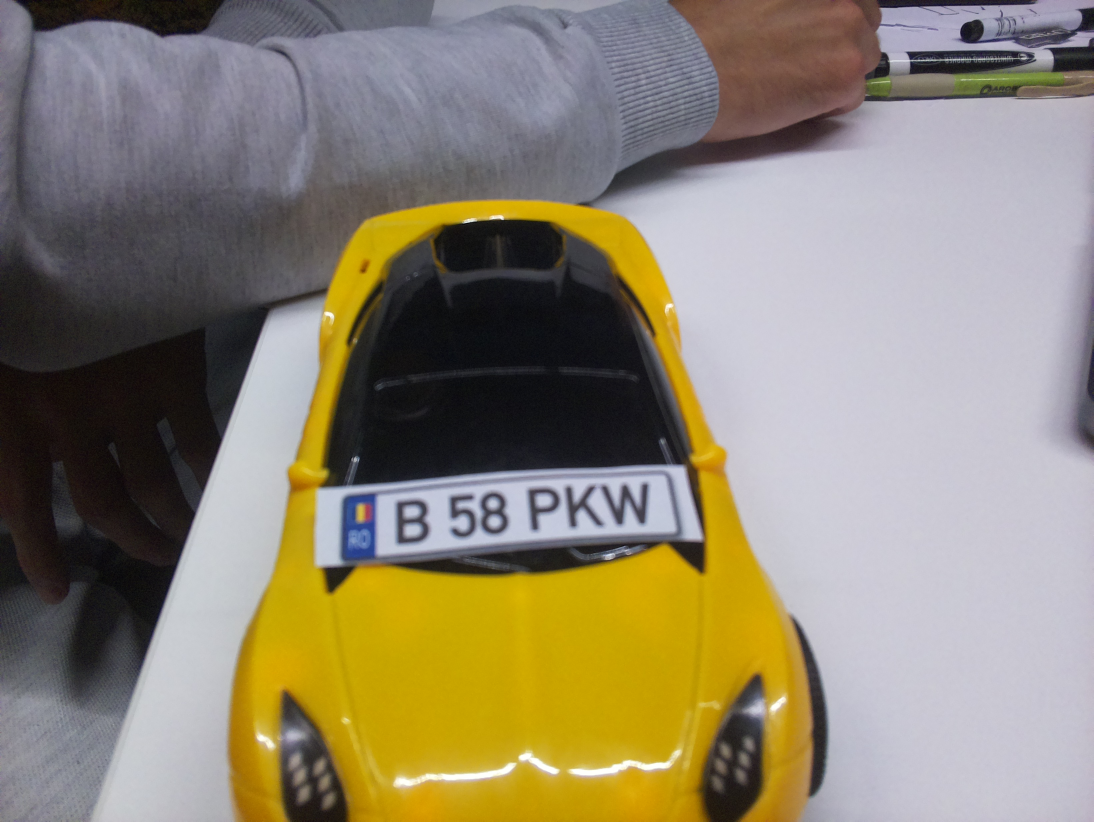
#> input picture B58PKW.jpg, 3280 x 2464 px (shown at 1/3 size)
$ python main.py
#> lines starting #> are read from the running program, lines starting #| are printed output that depends on the picture; after the words box and inside, x2 and y2 are one past the last pixel; in counts of white or black regions, pixels touching at a corner belong together
### carLicensePlateRecognition.py
import cv2
import imutils
import numpy as np
import pytesseract
from PIL import Image

from Lab_01 import check_license_plate #carLicense validation functions

def order_points(pts):
    rect = np.zeros((4, 2), dtype="float32")
    s = pts.sum(axis=1)
    rect[0] = pts[np.argmin(s)]     # top-left
    rect[2] = pts[np.argmax(s)]     # bottom-right
    diff = np.diff(pts, axis=1)
    rect[1] = pts[np.argmin(diff)]  # top-right
    rect[3] = pts[np.argmax(diff)]  # bottom-left
    return rect

def four_point_transform(image, pts):
    rect = order_points(pts)
    (tl, tr, br, bl) = rect

    widthA = np.linalg.norm(br - bl)
    widthB = np.linalg.norm(tr - tl)
    heightA = np.linalg.norm(tr - br)
    heightB = np.linalg.norm(tl - bl)

    maxWidth = max(int(widthA), int(widthB))
    maxHeight = max(int(heightA), int(heightB))

    dst = np.array([
        [0, 0],
        [maxWidth - 1, 0],
        [maxWidth - 1, maxHeight - 1],
        [0, maxHeight - 1]
    ], dtype="float32")

    M = cv2.getPerspectiveTransform(rect, dst)
    warped = cv2.warpPerspective(image, M, (maxWidth, maxHeight))
    return warped

def plateRecognition():
    img = cv2.imread('B58PKW.jpg') #! Aici trebuie cumva sa luam pozele in mod dinamic
#> img is the input picture: shape (2464, 3280, 3); mean B, G, R 113.3, 132.8, 141.3
    if img is None:
        print("Eroare: imaginea nu a fost gasita.")
        exit()

    img = cv2.resize(img, (620, 480))
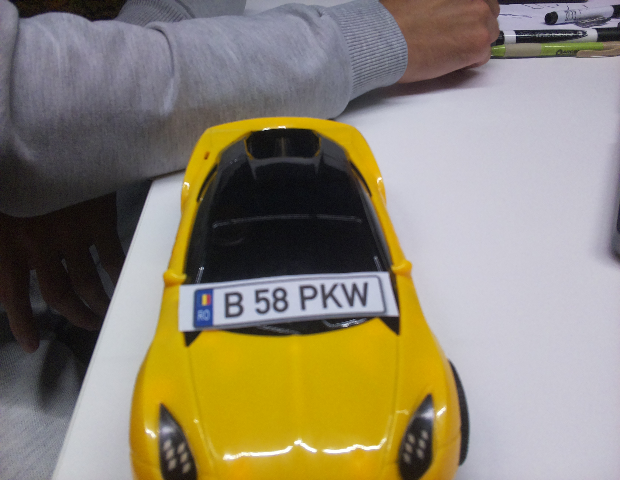
#> img: shape (480, 620, 3); mean B, G, R 113.2, 132.7, 141.2
    gray = cv2.cvtColor(img, cv2.COLOR_BGR2GRAY)
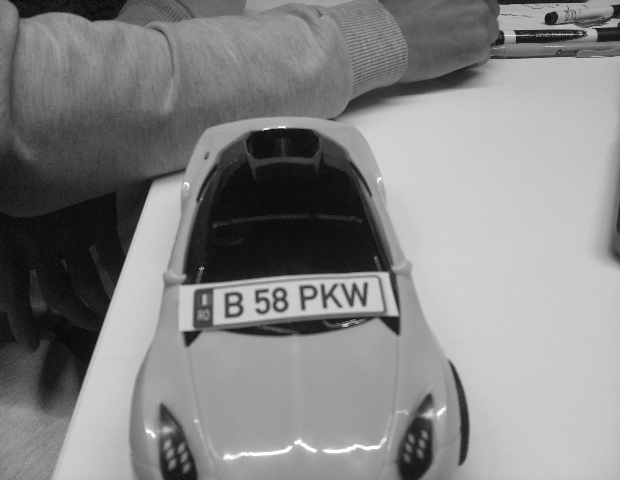
#> gray: shape (480, 620); min 5, max 255, mean 133
    gray = cv2.bilateralFilter(gray, 11, 17, 17)

    # cv2.imshow("gray", gray)
    # cv2.waitKey(0)

    edged = cv2.Canny(gray, 30, 200)
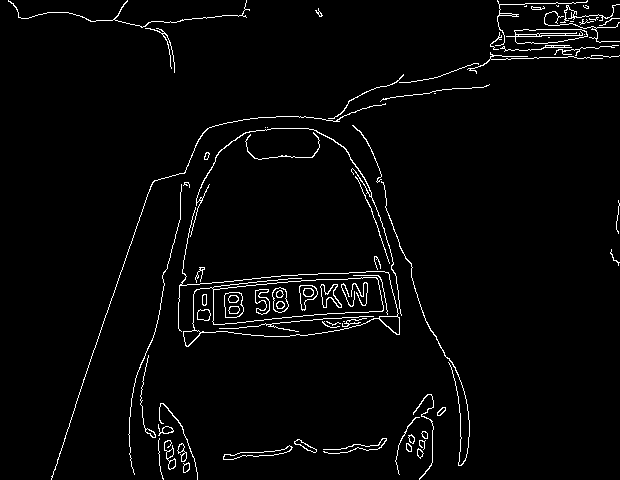
#> edged: shape (480, 620); 2.8% white in thin lines or dots
    # cv2.imshow("edged", edged)
    # cv2.waitKey(0)

    # Detectare contururi
    cnts = cv2.findContours(edged.copy(), cv2.RETR_TREE, cv2.CHAIN_APPROX_SIMPLE)
#> cnts = 128 contours, 54 with area under 20; largest, box (x1, y1, x2, y2) and area: (178, 207, 400, 347) 6290, (212, 277, 384, 325) 5856, (506, 29, 588, 44) 839, (514, 29, 588, 44) 726, (224, 292, 244, 318) 420
    cnts = imutils.grab_contours(cnts)
    cnts = sorted(cnts, key=cv2.contourArea, reverse=True)[:10]
#> cnts = 10 contours; largest, box (x1, y1, x2, y2) and area: (178, 207, 400, 347) 6290, (212, 277, 384, 325) 5856, (506, 29, 588, 44) 839, (514, 29, 588, 44) 726, (224, 292, 244, 318) 420
    screenCnt = None

    for c in cnts:
        peri = cv2.arcLength(c, True)
        approx = cv2.approxPolyDP(c, 0.018 * peri, True)
        if len(approx) == 4:
            screenCnt = approx
            break
#> this loop made 2 passes
#> (peri, screenCnt) on pass 2: (414, [[383, 305], [212, 321], [214, 289], [375, 277]])
#> peri on pass 1: 2025.1

    if screenCnt is None:
        print("No contour detected.")
        exit()

    cv2.drawContours(img, [screenCnt], -1, (0, 255, 0), 3)
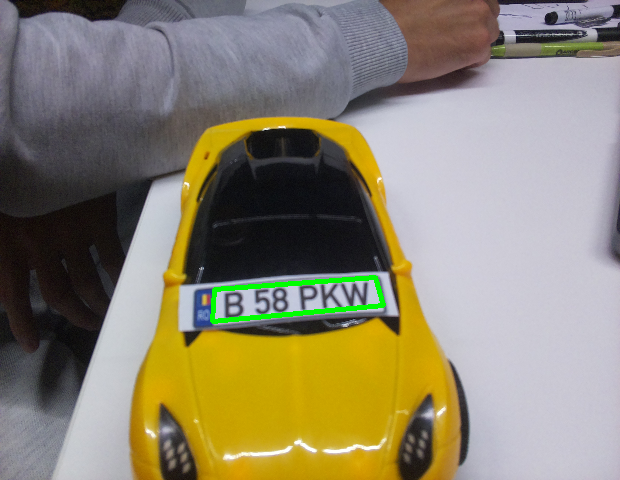
#> img: shape (480, 620, 3); 0.66% of pixels changed, all inside (x1, y1, x2, y2) = (210, 275, 386, 324)

    # cv2.imshow("Contours", img)
    # cv2.waitKey(0)

    # Corectare perspectiva
    warped = four_point_transform(img, screenCnt.reshape(4, 2))
#> in order_points, `s = pts.sum(axis=1)`: s = [688, 533, 503, 652]
#> in order_points, `diff = np.diff(pts, axis=1)`: diff = [-78, 109, 75, -98]
#> in four_point_transform, `rect = order_points(pts)`: rect = [[214, 289], [375, 277], [383, 305], [212, 321]]
#> in four_point_transform, `(tl, tr, br, bl) = rect`: tl = [214, 289]; tr = [375, 277]; br = [383, 305]; bl = [212, 321]
#> in four_point_transform, `widthA = np.linalg.norm(br - bl)`: widthA = 171.7
#> in four_point_transform, `widthB = np.linalg.norm(tr - tl)`: widthB = 161.4
#> in four_point_transform, `heightA = np.linalg.norm(tr - br)`: heightA = 29.12
#> in four_point_transform, `heightB = np.linalg.norm(tl - bl)`: heightB = 32.06
#> in four_point_transform, `maxWidth = max(int(widthA), int(widthB))`: maxWidth = 171
#> in four_point_transform, `maxHeight = max(int(heightA), int(heightB))`: maxHeight = 32
#> in four_point_transform, `dst = np.array([ [0, 0], [maxWidth - 1, 0], [maxWidth - 1, maxHeight -..`: dst = [[0, 0], [170, 0], [170, 31], [0, 31]]
#> in four_point_transform, `M = cv2.getPerspectiveTransform(rect, dst)`: M = [[1.95, 0.122, -453.4], [0.158, 2.12, -645.9], [-0.000902, 0.00426, 1]]
#> in four_point_transform, `warped = cv2.warpPerspective(image, M, (maxWidth, maxHeight))`:
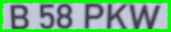
#> warped: shape (32, 171, 3); mean B, G, R 132.3, 174.8, 116.1

    # Preprocesare pentru OCR
    gray_plate = cv2.cvtColor(warped, cv2.COLOR_BGR2GRAY)
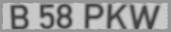
#> gray_plate: shape (32, 171); min 63, max 204, mean 152.5
    _, plate_thresh = cv2.threshold(gray_plate, 0, 255, cv2.THRESH_BINARY + cv2.THRESH_OTSU)
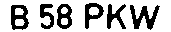
#> plate_thresh: shape (32, 171); 72.7% white; 6 black regions, box (x1, y1, x2, y2) and area: (130, 5, 160, 30) 337, (11, 5, 29, 30) 272, (57, 4, 72, 29) 233, (107, 4, 126, 29) 229, (85, 3, 104, 29) 228, (40, 4, 54, 29) 196

    # OCR
    config = '--psm 8'
#> (the run stopped early here; a loop or call above may not have finished)

$ run again, with photo.jpg copied over B58PKW.jpg
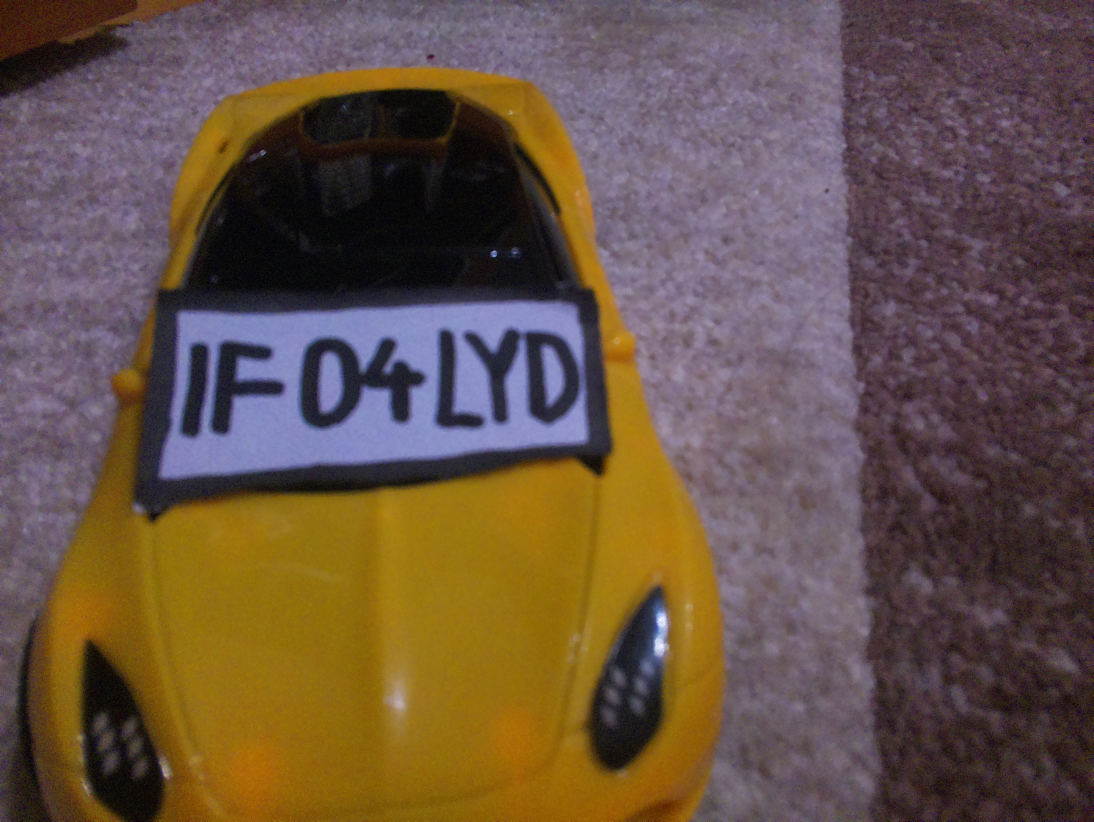
#> input picture photo.jpg, 3280 x 2464 px (shown at 1/3 size)
#> in plateRecognition, img is the input picture: shape (2464, 3280, 3); mean B, G, R 69.9, 83, 103
#> in plateRecognition, `edged = cv2.Canny(gray, 30, 200)`:
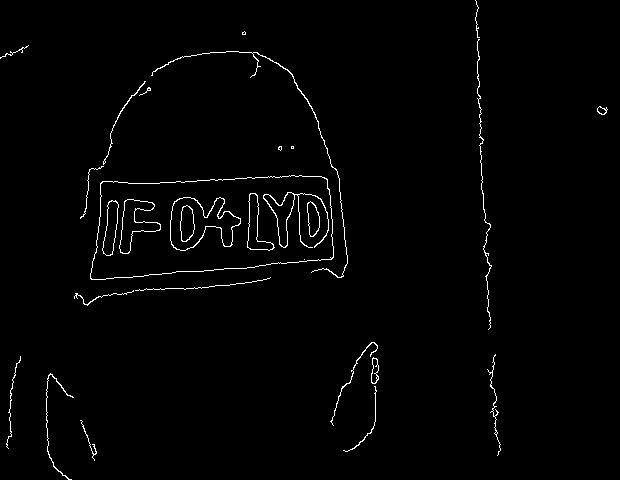
#> edged: shape (480, 620); 1.4% white in thin lines or dots
#> in plateRecognition, `cnts = cv2.findContours(edged.copy(), cv2.RETR_TREE, cv2.CHAIN_APPROX_..`: cnts = 47 contours, 21 with area under 20; largest, box (x1, y1, x2, y2) and area: (90, 175, 334, 280) 20988, (90, 175, 334, 280) 20974, (170, 197, 241, 251) 2284, (170, 197, 241, 251) 2218, (119, 199, 161, 254) 966
#> in plateRecognition, `cnts = sorted(cnts, key=cv2.contourArea, reverse=True)[:10]`: cnts = 10 contours; largest, box (x1, y1, x2, y2) and area: (90, 175, 334, 280) 20988, (90, 175, 334, 280) 20974, (170, 197, 241, 251) 2284, (170, 197, 241, 251) 2218, (119, 199, 161, 254) 966
#> the loop in plateRecognition, `for c in cnts:` made 1 pass
#> (peri, screenCnt) on pass 1: (680.7, [[327, 179], [102, 181], [90, 278], [331, 259]])
#> s = [506, 283, 368, 590]
#> diff = [-148, 79, 188, -72]
#> rect = [[102, 181], [327, 179], [331, 259], [90, 278]]
#> tl = [102, 181]; tr = [327, 179]; br = [331, 259]; bl = [90, 278]
#> widthA = 241.7
#> widthB = 225
#> heightA = 80.1
#> heightB = 97.74
#> maxWidth = 241
#> maxHeight = 97
#> dst = [[0, 0], [240, 0], [240, 96], [0, 96]]
#> M = [[0.94, 0.116, -116.9], [0.00996, 1.12, -203.9], [-0.00076, 0.000718, 1]]
#> in plateRecognition, `_, plate_thresh = cv2.threshold(gray_plate, 0, 255, cv2.THRESH_BINARY ..`:
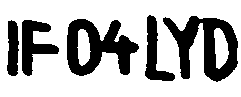
#> plate_thresh: shape (97, 241); 70.7% white; 5 black regions, box (x1, y1, x2, y2) and area: (163, 16, 238, 82) 2353, (67, 19, 139, 76) 2191, (22, 20, 59, 76) 987, (145, 15, 175, 81) 794, (7, 20, 19, 76) 535

$ run again, with photo1.jpg copied over B58PKW.jpg
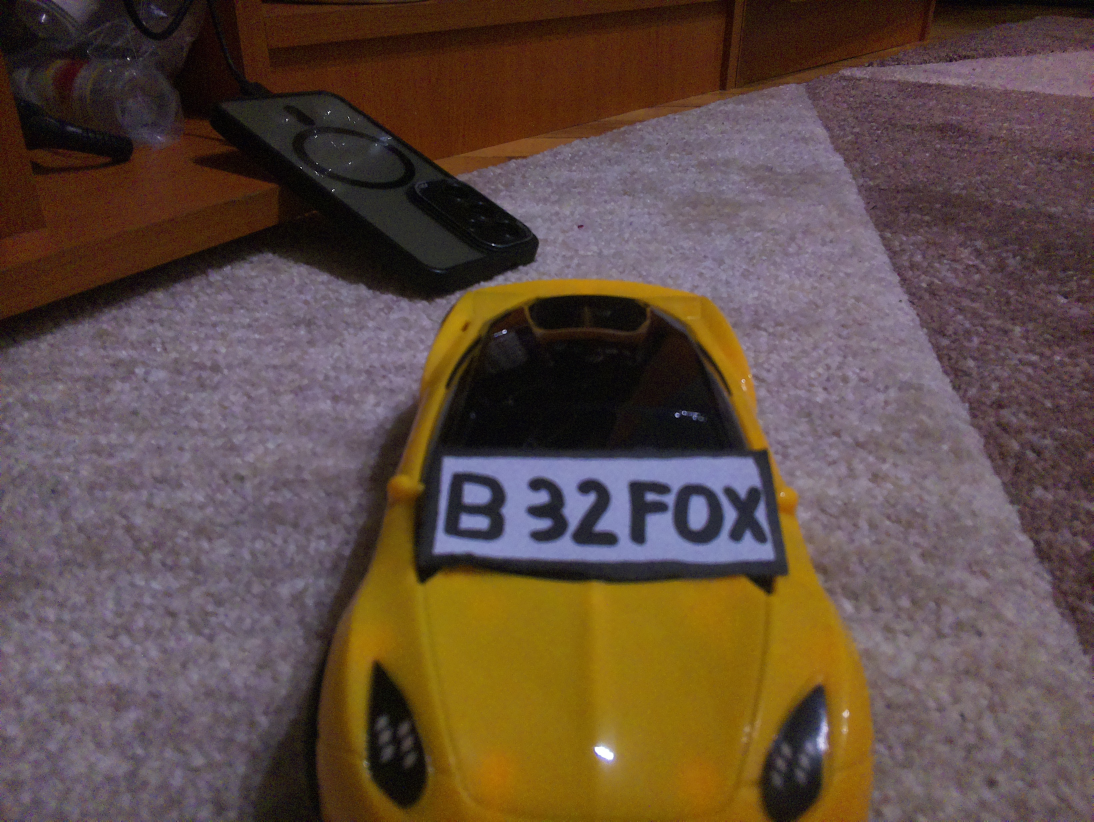
#> input picture photo1.jpg, 3280 x 2464 px (shown at 1/3 size)
#> in plateRecognition, img is the input picture: shape (2464, 3280, 3); mean B, G, R 67.6, 76.5, 95.2
#> in plateRecognition, `edged = cv2.Canny(gray, 30, 200)`:
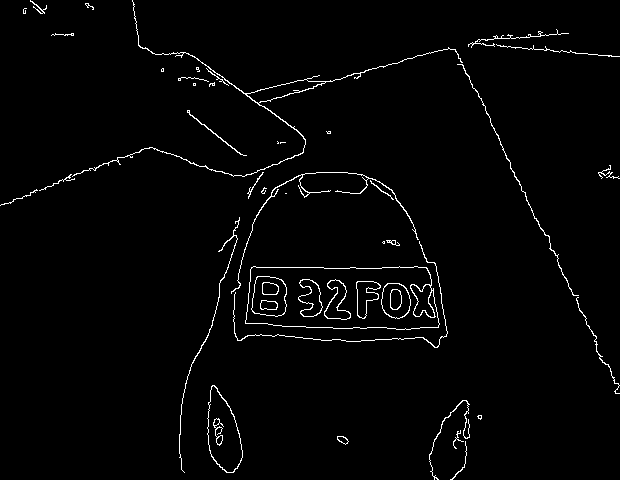
#> edged: shape (480, 620); 2% white in thin lines or dots
#> in plateRecognition, `cnts = cv2.findContours(edged.copy(), cv2.RETR_TREE, cv2.CHAIN_APPROX_..`: cnts = 81 contours, 44 with area under 20; largest, box (x1, y1, x2, y2) and area: (245, 266, 440, 330) 11017, (245, 266, 440, 330) 10524, (207, 385, 243, 473) 2008, (207, 385, 243, 473) 1964, (251, 276, 287, 317) 1180
#> in plateRecognition, `cnts = sorted(cnts, key=cv2.contourArea, reverse=True)[:10]`: cnts = 10 contours; largest, box (x1, y1, x2, y2) and area: (245, 266, 440, 330) 11017, (245, 266, 440, 330) 10524, (207, 385, 243, 473) 2008, (207, 385, 243, 473) 1964, (251, 276, 287, 317) 1180
#> the loop in plateRecognition, `for c in cnts:` made 1 pass
#> (peri, screenCnt) on pass 1: (507.1, [[250, 269], [245, 323], [439, 324], [426, 267]])
#> s = [519, 568, 763, 693]
#> diff = [19, 78, -115, -159]
#> rect = [[250, 269], [426, 267], [439, 324], [245, 323]]
#> tl = [250, 269]; tr = [426, 267]; br = [439, 324]; bl = [245, 323]
#> widthA = 194
#> widthB = 176
#> heightA = 58.46
#> heightB = 54.23
#> maxWidth = 194
#> maxHeight = 58
#> dst = [[0, 0], [193, 0], [193, 57], [0, 57]]
#> M = [[2.75, 0.254, -754.8], [0.0313, 2.75, -748.6], [0.000775, 0.00438, 1]]
#> in plateRecognition, `_, plate_thresh = cv2.threshold(gray_plate, 0, 255, cv2.THRESH_BINARY ..`:
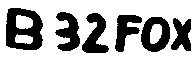
#> plate_thresh: shape (58, 194); 66.2% white; 6 black regions, box (x1, y1, x2, y2) and area: (6, 8, 43, 50) 1027, (141, 17, 170, 52) 629, (55, 12, 80, 51) 589, (82, 13, 109, 53) 586, (115, 15, 142, 52) 533, (171, 18, 191, 51) 436
